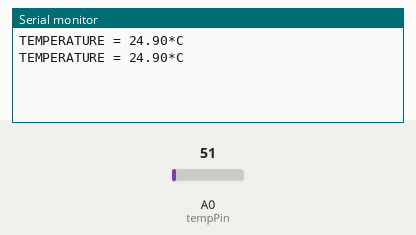
Simulated run of this sketch. Board: Arduino Uno, built with avr-gcc and run on an emulated ATmega328P. Parts: the last lines printed to the serial monitor. Inputs (shaded band) come from the test bench; at power-on: A0 (tempPin) = 51.

Above: at 1.8 s.
1.9 s: A0 (tempPin) set to 61
At 2.8 s:
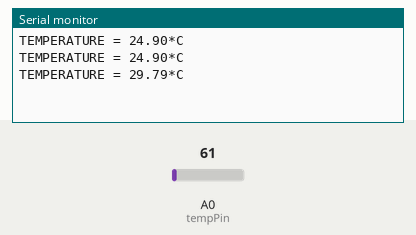
3.4 s: A0 (tempPin) set to 71
At 4.7 s:
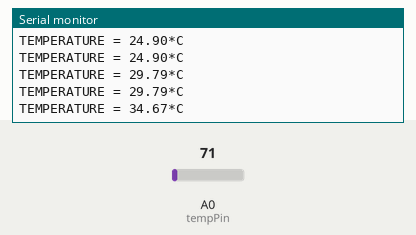
Timing chart, 0 to 6.4 s (numbered marks = the images above; inputs shaded):
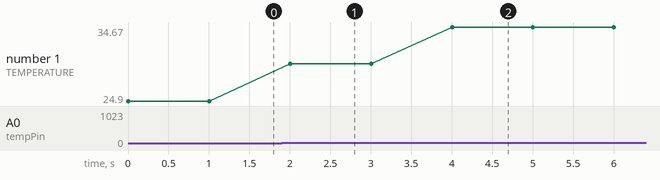

The sketch:

LM35Temp.ino
```cpp
float temp;
int tempPin = A0;     // Sensor  connected to  analog  pin 0
void setup()
{
  Serial.begin(9600) ;   //start the serial monitor
}
void loop()
{
temp = analogRead(tempPin) ;  // assigning the analog input to temp
temp = temp / 2.048;      //converting readings to degree Celsius
Serial.print("TEMPERATURE = ") ;  // display the information
Serial.print(temp) ;
Serial.print("*C") ;
Serial.println() ;
delay(1000) ;          // read the sensor every 1 sec.
}
```

Measured:
- after the input at 1.9 s, the serial monitor: prints a new line after 0.10 s (image 1)
- after the input at 3.4 s, the serial monitor: prints a new line after 0.60 s (image 2)
- plotted number 1: 24.9 → 29.79 after the input at 1.9 s, 29.79 → 34.67 after the input at 3.4 s
